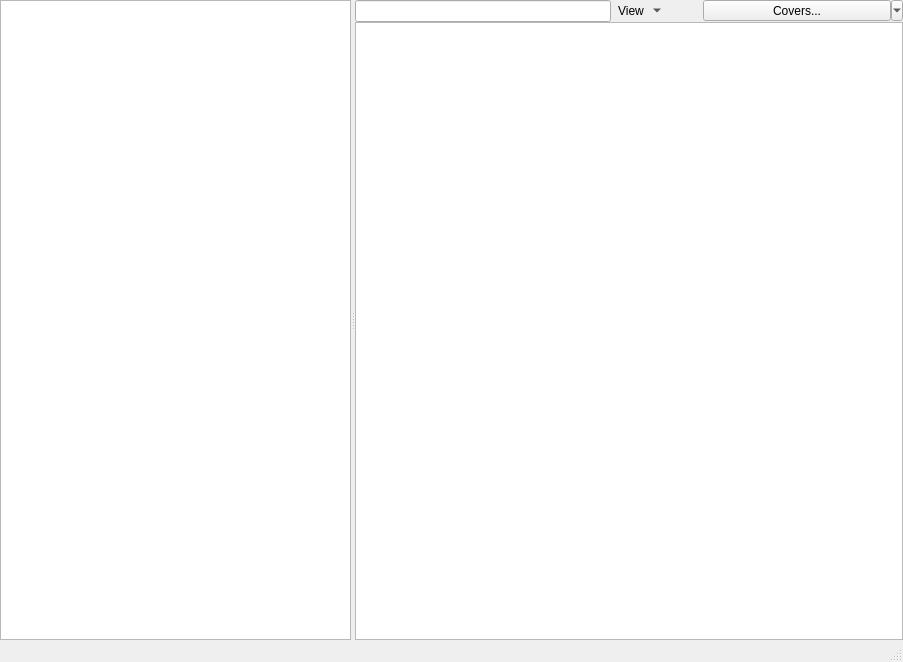
<?xml version="1.0" encoding="UTF-8"?>
<ui version="4.0">
 <class>CoverManager</class>
 <widget class="QMainWindow" name="CoverManager">
  <property name="geometry">
   <rect>
    <x>0</x>
    <y>0</y>
    <width>903</width>
    <height>662</height>
   </rect>
  </property>
  <property name="windowTitle">
   <string>Cover Manager</string>
  </property>
  <property name="windowIcon">
   <iconset resource="../../data/data.qrc">
    <normaloff>:/icon.png</normaloff>:/icon.png</iconset>
  </property>
  <widget class="QWidget" name="centralWidget">
   <layout class="QVBoxLayout" name="verticalLayout_2">
    <property name="margin">
     <number>0</number>
    </property>
    <item>
     <widget class="QSplitter" name="splitter">
      <property name="orientation">
       <enum>Qt::Horizontal</enum>
      </property>
      <widget class="QListWidget" name="artists">
       <property name="alternatingRowColors">
        <bool>true</bool>
       </property>
       <property name="selectionBehavior">
        <enum>QAbstractItemView::SelectRows</enum>
       </property>
       <property name="iconSize">
        <size>
         <width>24</width>
         <height>24</height>
        </size>
       </property>
       <property name="uniformItemSizes">
        <bool>true</bool>
       </property>
      </widget>
      <widget class="QWidget" name="widget" native="true">
       <layout class="QVBoxLayout" name="verticalLayout">
        <property name="spacing">
         <number>0</number>
        </property>
        <property name="margin">
         <number>0</number>
        </property>
        <item>
         <layout class="QHBoxLayout" name="horizontalLayout">
          <property name="spacing">
           <number>0</number>
          </property>
          <item>
           <widget class="LineEdit" name="filter">
            <property name="hint" stdset="0">
             <string>Enter search terms here</string>
            </property>
           </widget>
          </item>
          <item>
           <widget class="QToolButton" name="view">
            <property name="text">
             <string>View</string>
            </property>
            <property name="iconSize">
             <size>
              <width>16</width>
              <height>16</height>
             </size>
            </property>
            <property name="popupMode">
             <enum>QToolButton::MenuButtonPopup</enum>
            </property>
            <property name="toolButtonStyle">
             <enum>Qt::ToolButtonTextBesideIcon</enum>
            </property>
            <property name="autoRaise">
             <bool>true</bool>
            </property>
           </widget>
          </item>
          <item>
           <spacer name="horizontalSpacer">
            <property name="orientation">
             <enum>Qt::Horizontal</enum>
            </property>
            <property name="sizeType">
             <enum>QSizePolicy::Minimum</enum>
            </property>
            <property name="sizeHint" stdset="0">
             <size>
              <width>40</width>
              <height>20</height>
             </size>
            </property>
           </spacer>
          </item>
          <item>
           <widget class="QToolButton" name="covers_button">
            <property name="minimumSize">
             <size>
              <width>200</width>
              <height>0</height>
             </size>
            </property>
            <property name="text">
             <string>Covers...</string>
            </property>
            <property name="popupMode">
             <enum>QToolButton::MenuButtonPopup</enum>
            </property>
            <property name="toolButtonStyle">
             <enum>Qt::ToolButtonTextBesideIcon</enum>
            </property>
            <property name="autoRaise">
             <bool>false</bool>
            </property>
           </widget>
          </item>
         </layout>
        </item>
        <item>
         <widget class="AlbumCoverManagerList" name="albums">
          <property name="dragEnabled">
           <bool>true</bool>
          </property>
          <property name="dragDropMode">
           <enum>QAbstractItemView::DragDrop</enum>
          </property>
          <property name="alternatingRowColors">
           <bool>false</bool>
          </property>
          <property name="selectionMode">
           <enum>QAbstractItemView::ExtendedSelection</enum>
          </property>
          <property name="iconSize">
           <size>
            <width>120</width>
            <height>120</height>
           </size>
          </property>
          <property name="flow">
           <enum>QListView::LeftToRight</enum>
          </property>
          <property name="isWrapping" stdset="0">
           <bool>true</bool>
          </property>
          <property name="resizeMode">
           <enum>QListView::Adjust</enum>
          </property>
          <property name="spacing">
           <number>2</number>
          </property>
          <property name="viewMode">
           <enum>QListView::IconMode</enum>
          </property>
          <property name="uniformItemSizes">
           <bool>true</bool>
          </property>
          <property name="wordWrap">
           <bool>true</bool>
          </property>
         </widget>
        </item>
       </layout>
      </widget>
     </widget>
    </item>
   </layout>
  </widget>
  <widget class="QStatusBar" name="statusBar"/>
  <action name="action_fetch">
   <property name="text">
    <string>Fetch automatically</string>
   </property>
  </action>
  <action name="action_load">
   <property name="text">
    <string>Load</string>
   </property>
  </action>
  <action name="action_add_to_playlist">
   <property name="text">
    <string>Add to playlist</string>
   </property>
  </action>
  <action name="action_export">
   <property name="text">
    <string>Export to folders</string>
   </property>
  </action>
 </widget>
 <customwidgets>
  <customwidget>
   <class>LineEdit</class>
   <extends>QLineEdit</extends>
   <header>widgets/lineedit.h</header>
  </customwidget>
  <customwidget>
   <class>AlbumCoverManagerList</class>
   <extends>QListWidget</extends>
   <header>ui/albumcovermanagerlist.h</header>
  </customwidget>
 </customwidgets>
 <tabstops>
  <tabstop>artists</tabstop>
  <tabstop>filter</tabstop>
  <tabstop>view</tabstop>
  <tabstop>albums</tabstop>
 </tabstops>
 <resources>
  <include location="../../data/data.qrc"/>
 </resources>
 <connections/>
</ui>
